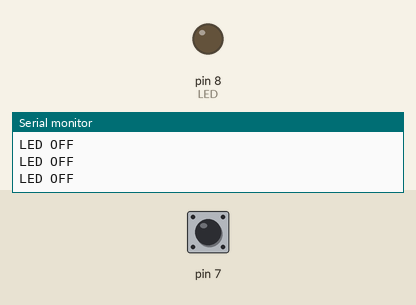
Recording of a sketch running on a simulated Arduino Uno, built with avr-gcc and run on an emulated ATmega328P. Shown: output pins drawn as LEDs (lit = HIGH), the last lines printed to the serial monitor. Dashed ring = blinking. The inputs (shaded band) are chosen by the test bench; at power-on: pin 7 HIGH.

Above: at 1.2 s.
1.3 s: pin 7 pulled LOW for 0.15 s
At 1.38 s:
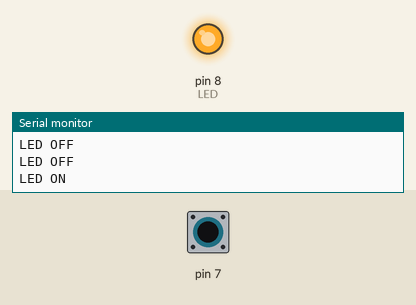
2.9 s: pin 7 pulled LOW for 1 s
At 5.3 s:
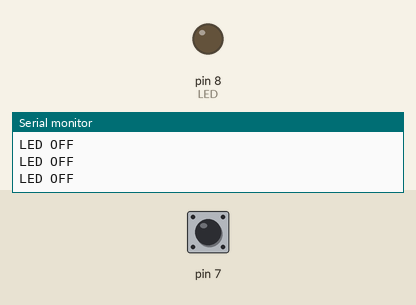
6.9 s: pin 7 pulsed LOW 2 times (0.12 s each, 0.3 s apart)
At 6.96 s:
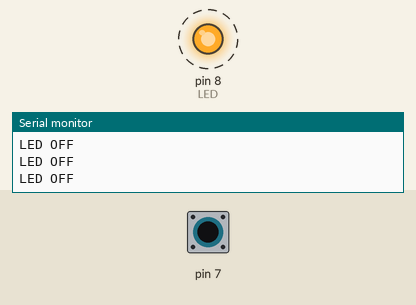
10.5 s: pin 7 driven LOW
At 11.4 s:
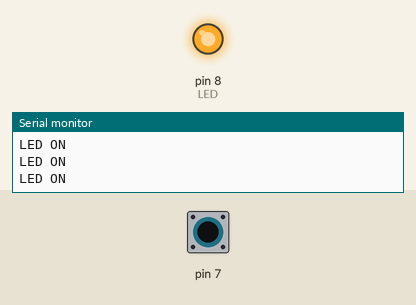
13.5 s: pin 7 driven HIGH
At 13.9 s:
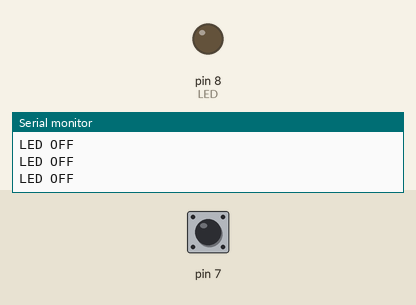
Timing chart, 0 to 16.5 s (numbered marks = the images above; inputs shaded):
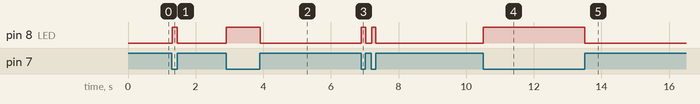

The sketch:

1-irsensor.ino
```cpp
void setup() {

pinMode(8,OUTPUT);//LED
pinMode(7,INPUT);
digitalWrite(7,HIGH);
Serial.begin(9600);

}

void loop() {
  if(digitalRead(7)==LOW){
    digitalWrite(8,HIGH);
    digitalWrite(9,HIGH);
    Serial.println("LED ON");
  }
  else{
    digitalWrite(8,LOW);
    digitalWrite(9,LOW);
    Serial.println("LED OFF");
  }
}
```

Measured:
- after the input at 1.3 s, pin 8 (LED): LOW → HIGH at once, → LOW 0.15 s later
- after the input at 2.9 s, pin 8 (LED): LOW → HIGH at once, → LOW 1.0 s later
- after the input at 6.9 s, pin 8 (LED): alternates HIGH for 0.12 s and LOW for 0.18 s, 4 changes in all, then stays LOW, starting at once
- after the input at 10.5 s, pin 8 (LED): LOW → HIGH at once
- after the input at 13.5 s, pin 8 (LED): HIGH → LOW at once
